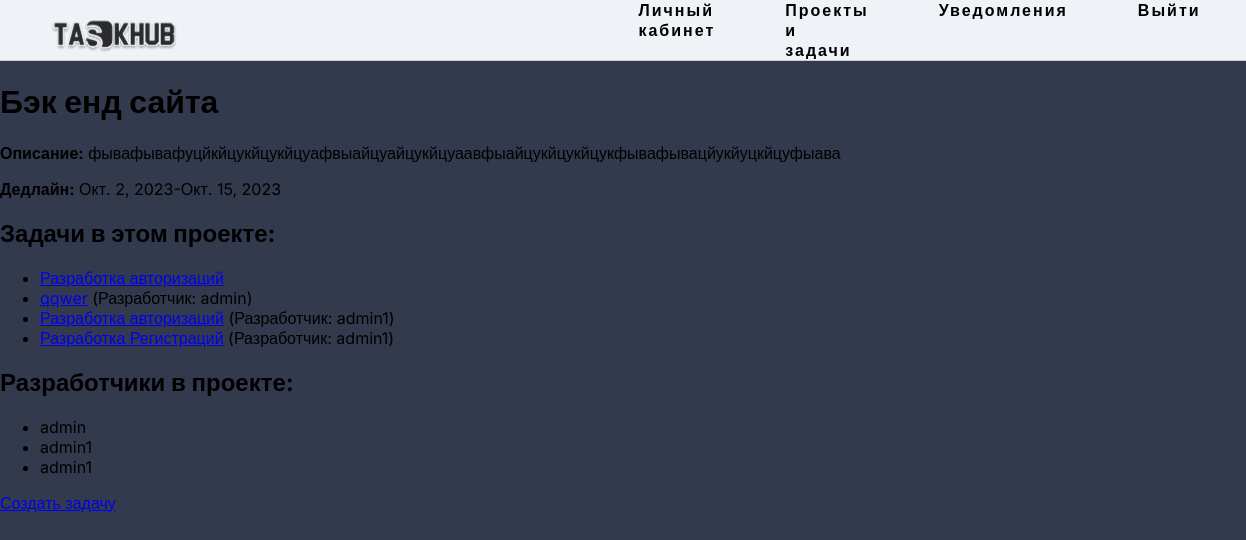
Page /project_detail/1/ (signed in) on the committed database.
### task/models.py (models this page shows, shortened)
class Project(models.Model):
    user = models.ForeignKey(Manager, on_delete=models.CASCADE)
    name_project = models.CharField(verbose_name='Название проекта', max_length=255)
    description_project = models.CharField(verbose_name='Описание проекта', max_length=1000)
    start_date = models.DateField()
    end_date = models.DateField()

class Task(models.Model):
    project = models.ForeignKey(Project, on_delete=models.CASCADE)
    assigned_developer = models.ForeignKey(Manager, on_delete=models.SET_NULL, null=True, blank=True)
    name_task = models.CharField(verbose_name='Название задачи', max_length=255)
    description_task = models.CharField(verbose_name='Описание задачи', max_length=1000)
    difficulty_level = models.IntegerField(choices=((1, 'Легкий'),(2, 'Средний'), (3, 'Сложный')), default=1)
    start_date = models.DateField()
    end_date = models.DateField()

class Manager(AbstractUser):
    ava_image = models.ImageField(upload_to='avatars/', default='avatars/default_avatar.png')
    name = models.CharField( verbose_name='Название Компании', max_length=255)
    company_identifier = models.CharField(verbose_name='Идентификатор Компании', max_length=255)
    status = models.IntegerField(choices=((1, 'Developer'),(2, 'Company')), default=1)

### task/views.py (the view)
# urls.py: path('project_detail/<int:project_id>/', views.project_detail, name='project_detail'),
@login_required
def project_detail(request, project_id):
    project = get_object_or_404(Project, id=project_id, user=request.user)
    return render(request, 'task/project_detail.html', {'project': project})

### task/templates/task/project_detail.html (shortened to what this page needs)
{% extends 'task/base.html' %}
{% block content %}
  <h1>{{ project.name_project }}</h1>
  <p><strong>Описание:</strong> {{ project.description_project }}</p>
  <p><strong>Дедлайн:</strong> {{ project.start_date }}-{{ project.end_date }}</p>
  <h2>Задачи в этом проекте:</h2>
  <ul>
    {% for task in project.task_set.all %}
      <li>
        <a href="{% url 'task_detail' task.pk %}">{{ task.name_task }}</a>
        {% if task.assigned_developer %}
          (Разработчик: {{ task.assigned_developer.username }})
        {% endif %}
      </li>
    {% endfor %}
  </ul>
  <h2>Разработчики в проекте:</h2>
  <ul>
    {% for task in project.task_set.all %}
      {% if task.assigned_developer %}
        <li>{{ task.assigned_developer.username }}</li>
      {% endif %}
    {% endfor %}
  </ul>
  <a href="{% url 'create_task' project.id %}" role="button" class="btn btn-primary">Создать задачу</a>
{% endblock %}

### task/static/task/css/styles2.css (style rules this page uses)
body { margin: 0; padding: 0; background-color: #333A4D; height: 100vh; font-family: 'Inter', sans-serif; }

### rows in the picture
Project: name_project "Бэк енд сайта", description_project "фывафывафуцйкйцукйцукйцуафвыайцуайцукйцуаавфыайцукйцукйцукфывафывацйукйуцкйцуфыава", start_date "Окт. 2, 2023", end_date "Окт. 15, 2023"
Task: name_task "Разработка авторизаций"
Task: name_task "qqwer", assigned_developer.username "admin"
Task: name_task "Разработка авторизаций", assigned_developer.username "admin1"
Task: name_task "Разработка Регистраций", assigned_developer.username "admin1"
